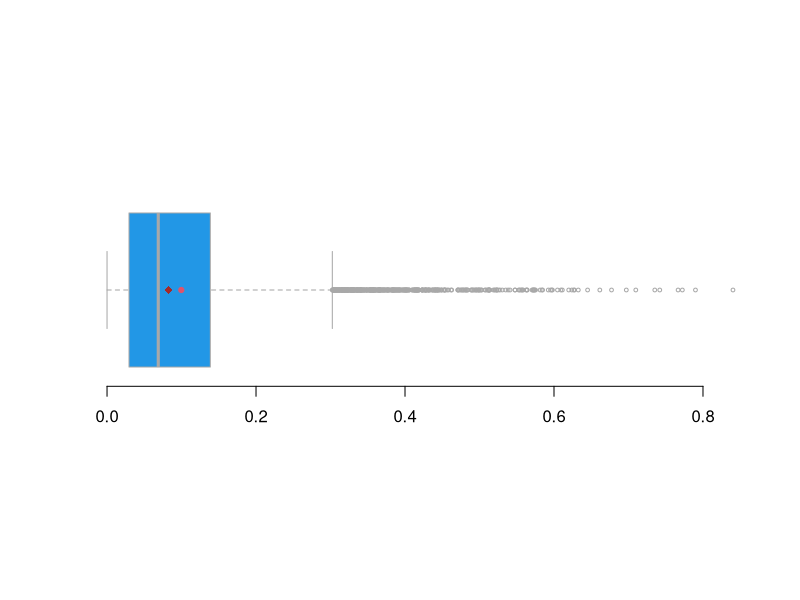
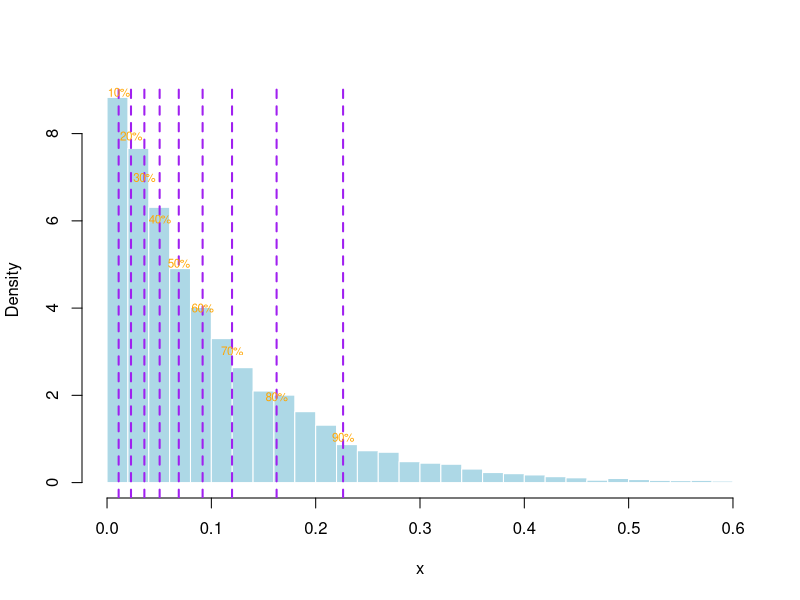
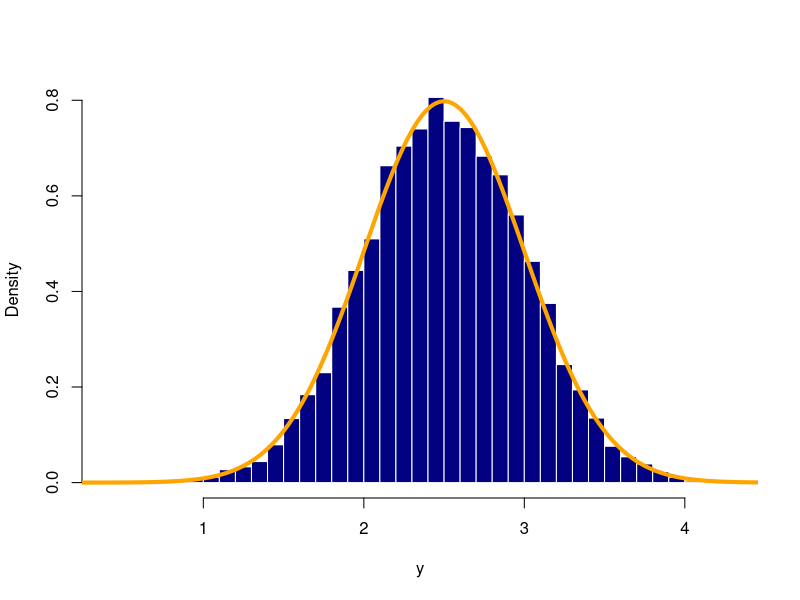

The R script that drew these images, in order:
set.seed(321333)
n <- 10000
lambda <- 10
x <- -log(runif(n)) / lambda

options(digits=3)
mean(x)
mean(x, trim=0.1)
median(x)

pdf("images/expdistbp.pdf", width=6, height=4)
boxplot(x, cex=0.5, col=4, border="grey66", horizontal=TRUE, axes=FALSE,
        at=0.25)
axis(1, pos=0)
points(mean(x), 0.25, col=2, pch=19, cex=0.7)
points(mean(x, trim=0.1), 0.25, col="brown", pch=18)
dev.off()

pdf("images/expdisthist.pdf", width=6, height=4)
hist(x, breaks=50, border="white", col="lightblue", freq=FALSE,
     xlim=c(0, 0.6), main="")
deciles <- quantile(x, probs=seq(0.1, 0.9, by=0.1))
abline(v=deciles, lty=2, col="purple", lwd=2)
text(deciles, dexp(deciles, 10), paste0(seq(10, 90, by=10), "%"), cex=0.7,
     col="orange")
dev.off()

var(x)
sd(x) # note that sd(x) is sqrt(var(x))
IQR(x)

pdf("images/normdisthist.pdf", width=6, height=4)
y <- rnorm(10000, mean=2.5, sd=0.5)
hist(y, breaks=30, border="white", col="navyblue", freq=FALSE, main="")
xs <- seq (0, 5, length=500)
lines(xs, dnorm(xs, 2.5, 0.5), col="orange", lwd=4)
dev.off()

print(summary(y))
print(psych::describe(y))

hotelrooms <- cut(runif(100), breaks=c(0, 0.4, 0.7, 1), include.lowest=TRUE)
levels(hotelrooms) <- c("Motel 6", "Best Western", "Hilton")
autorental <- cut(runif(100), breaks=c(0, 0.7, 1), include.lowest=TRUE)
levels(autorental) <- c("Honda", "Tesla")
(hoteltbl <- table(hotelrooms))
(autotbl <- table(autorental))
table(hotelrooms, autorental)
